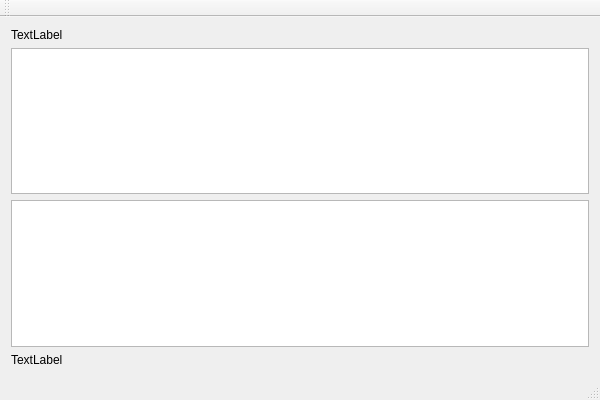
<?xml version="1.0" encoding="UTF-8"?>
<ui version="4.0">
 <class>VersionInfoClass</class>
 <widget class="QMainWindow" name="VersionInfoClass">
  <property name="geometry">
   <rect>
    <x>0</x>
    <y>0</y>
    <width>600</width>
    <height>400</height>
   </rect>
  </property>
  <property name="windowTitle">
   <string>VersionInfo</string>
  </property>
  <widget class="QWidget" name="centralWidget">
   <layout class="QVBoxLayout" name="verticalLayout">
    <item>
     <widget class="QLabel" name="label_2">
      <property name="text">
       <string>TextLabel</string>
      </property>
     </widget>
    </item>
    <item>
     <widget class="QPlainTextEdit" name="plainTextEdit"/>
    </item>
    <item>
     <widget class="QTextBrowser" name="textBrowser"/>
    </item>
    <item>
     <widget class="QLabel" name="label">
      <property name="text">
       <string>TextLabel</string>
      </property>
     </widget>
    </item>
   </layout>
  </widget>
  <widget class="QMenuBar" name="menuBar">
   <property name="geometry">
    <rect>
     <x>0</x>
     <y>0</y>
     <width>600</width>
     <height>23</height>
    </rect>
   </property>
  </widget>
  <widget class="QToolBar" name="mainToolBar">
   <attribute name="toolBarArea">
    <enum>TopToolBarArea</enum>
   </attribute>
   <attribute name="toolBarBreak">
    <bool>false</bool>
   </attribute>
  </widget>
  <widget class="QStatusBar" name="statusBar"/>
 </widget>
 <layoutdefault spacing="6" margin="11"/>
 <resources/>
 <connections/>
</ui>
